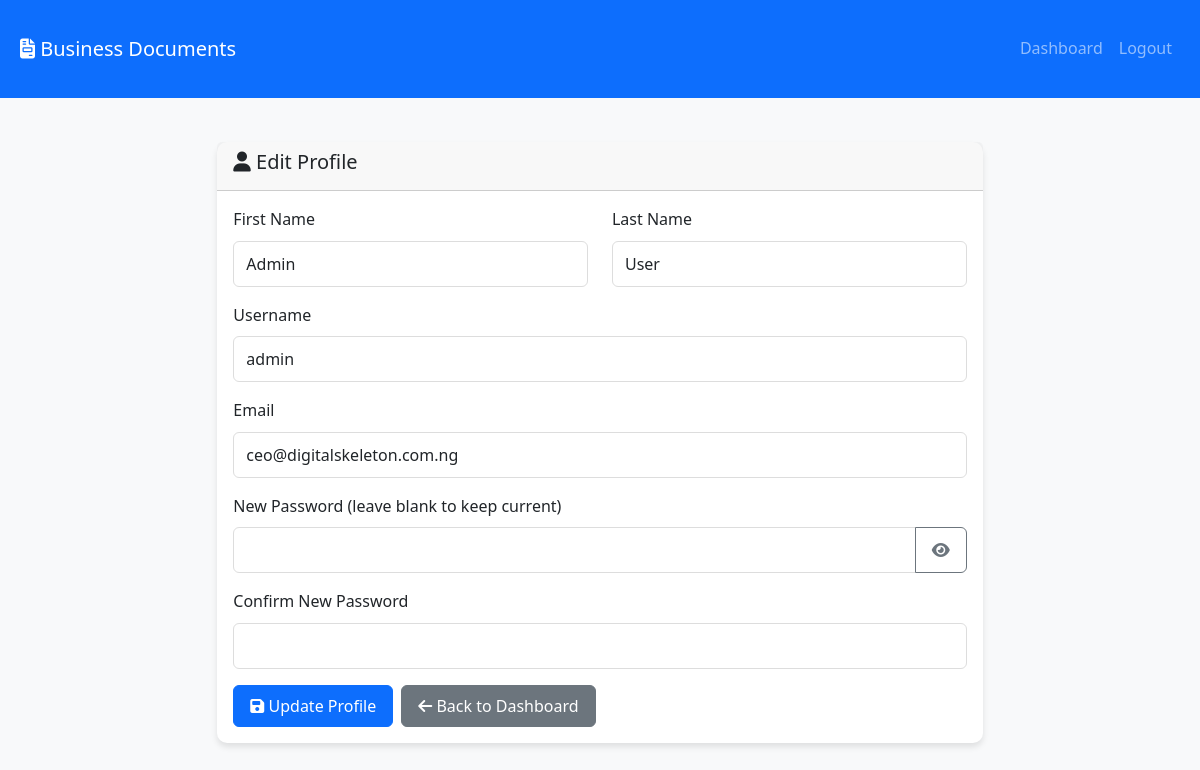
The app's page /profile (signed in), older data.
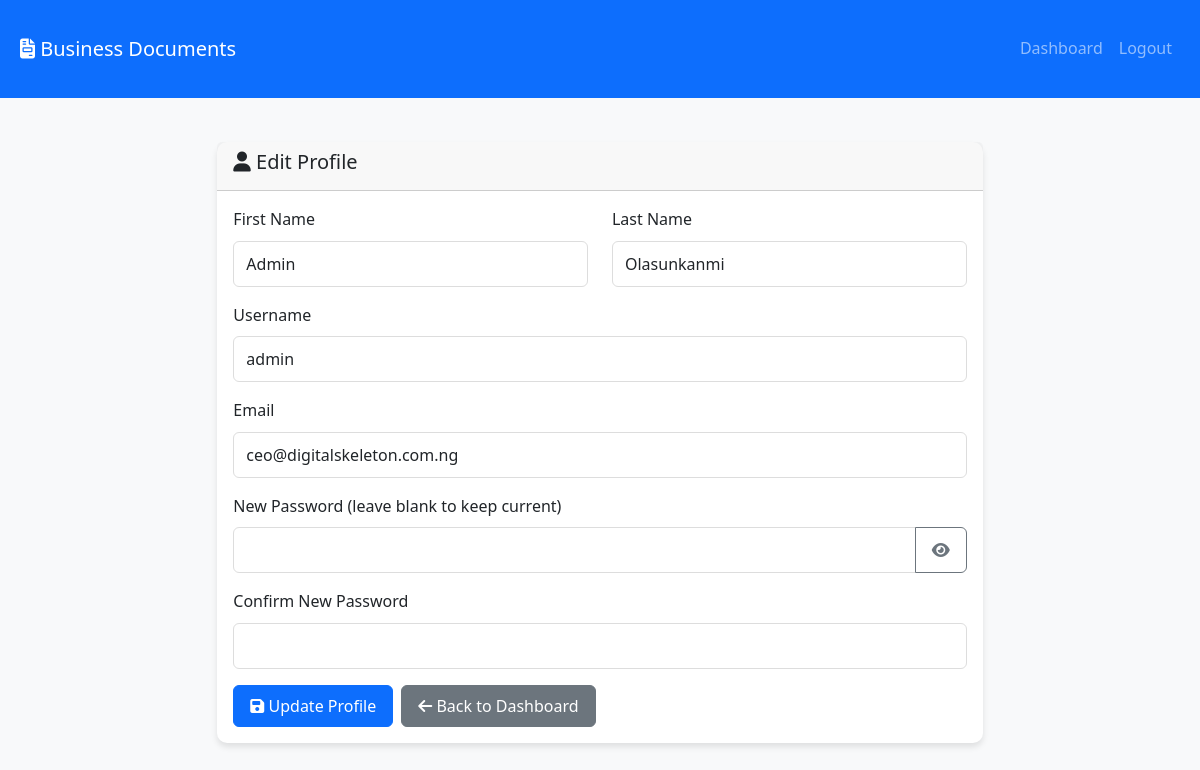
The same page, newer data.
### models.py (models this page shows, shortened)
class User(db.Model):
    id = db.Column(db.Integer, primary_key=True)
    username = db.Column(db.String(80), unique=True, nullable=False)
    email = db.Column(db.String(120), unique=True, nullable=False)
    password_hash = db.Column(db.String(255), nullable=False)
    first_name = db.Column(db.String(100), nullable=False)
    last_name = db.Column(db.String(100), nullable=False)
    is_admin = db.Column(db.Boolean, default=False)
    is_verified = db.Column(db.Boolean, default=False)
    verification_token = db.Column(db.String(100), nullable=True)
    reset_token = db.Column(db.String(100), nullable=True)
    reset_token_expires = db.Column(db.DateTime, nullable=True)
    created_at = db.Column(db.DateTime, default=datetime.utcnow)
    last_login = db.Column(db.DateTime, nullable=True)
    pdf_codes = db.relationship('UserPDFCode', foreign_keys='UserPDFCode.user_id', backref='user', lazy=True, cascade='all, delete-orphan')
    pdf_requests = db.relationship('PDFRequest', backref='user', lazy=True, cascade='all, delete-orphan')
    sent_messages = db.relationship('Message', foreign_keys='Message.sender_id', backref='sender', lazy=True, cascade='all, delete-orphan')
    received_messages = db.relationship('Message', foreign_keys='Message.recipient_id', backref='recipient', lazy=True, cascade='all, delete-orphan')
    uploaded_pdfs = db.relationship('UserPDFCode', foreign_keys='UserPDFCode.uploaded_by_admin_id', backref='uploader', lazy=True)

### app.py (the view, shortened to what this page needs)
@app.route('/profile', methods=['GET', 'POST'])
@login_required
def profile():
    user = User.query.get(session['user_id'])
    return render_template('profile.html', user=user)

### app.py (called while the page is built)
def login_required(f):
    @wraps(f)
    def decorated_function(*args, **kwargs):
        if 'user_id' not in session:
            flash('Please log in to access this page.', 'error')
            return redirect(url_for('login'))
        return f(*args, **kwargs)
    return decorated_function

### templates/profile.html (shortened to what the changed rows need)
<!DOCTYPE html>
<html lang="en">
<head>
    <link href="https://cdn.jsdelivr.net/npm/bootstrap@5.3.0/dist/css/bootstrap.min.css" rel="stylesheet">
    <link rel="stylesheet" href="https://cdnjs.cloudflare.com/ajax/libs/font-awesome/6.4.0/css/all.min.css">
    <link rel="stylesheet" href="{{ url_for('static', filename='css/style.css') }}">
</head>
<body>
    <div class="container mt-4">
        <div class="row justify-content-center">
            <div class="col-md-8">
                <div class="card">
                    <div class="card-body">
                        <form id="profileForm">
                            <div class="row">
                                <div class="col-md-6 mb-3">
                                    <label for="first_name" class="form-label">First Name</label>
                                    <input type="text" class="form-control" id="first_name" name="first_name" value="{{ user.first_name }}" required>
                                </div>
                                <div class="col-md-6 mb-3">
                                    <label for="last_name" class="form-label">Last Name</label>
                                    <input type="text" class="form-control" id="last_name" name="last_name" value="{{ user.last_name }}" required>
                                </div>
                            </div>
                            <div class="mb-3">
                                <label for="username" class="form-label">Username</label>
                                <input type="text" class="form-control" id="username" name="username" value="{{ user.username }}" required>
                            </div>
                            <div class="mb-3">
                                <label for="email" class="form-label">Email</label>
                                <input type="email" class="form-control" id="email" name="email" value="{{ user.email }}" required>
                            </div>
                        </form>
                    </div>
                </div>
            </div>
        </div>
    </div>
</body>
</html>

Row changes from the older to the newer data that the page shows:
changed User "Admin": last_name "User" → "Olasunkanmi"
